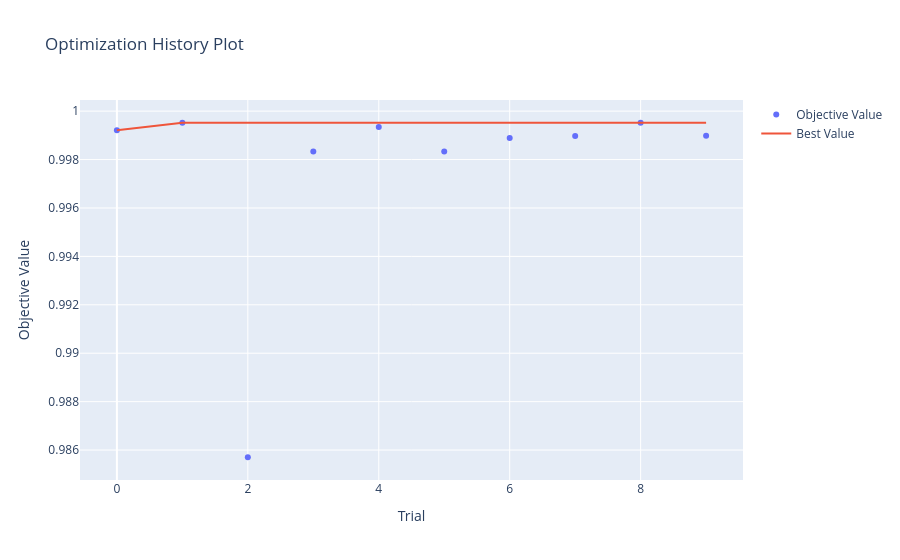

Notebook source saved alongside this figure:
### Code cell
# Shows each trial's utility and the best value found so far
plot_optimization_history(study).show()

### Figure 1 — Plotly figure (JSON) as saved in the notebook; plotly's stock layout.template omitted (floating-point values rounded to 4 significant figures)
{"data": [{"mode": "markers", "name": "Objective Value", "type": "scatter", "x": [0, 1, 2, 3, 4, 5, 6, 7, 8, 9], "y": [0.9992, 0.9995, 0.9857, 0.9983, 0.9993, 0.9983, 0.9989, 0.999, 0.9995, 0.999]}, {"mode": "lines", "name": "Best Value", "type": "scatter", "x": [0, 1, 2, 3, 4, 5, 6, 7, 8, 9], "y": [0.9992, 0.9995, 0.9995, 0.9995, 0.9995, 0.9995, 0.9995, 0.9995, 0.9995, 0.9995]}, {"marker": {"color": "#cccccc"}, "mode": "markers", "name": "Infeasible Trial", "showlegend": false, "type": "scatter", "x": [], "y": []}], "layout": {"title": {"text": "Optimization History Plot"}, "xaxis": {"title": {"text": "Trial"}}, "yaxis": {"title": {"text": "Objective Value"}}}}
